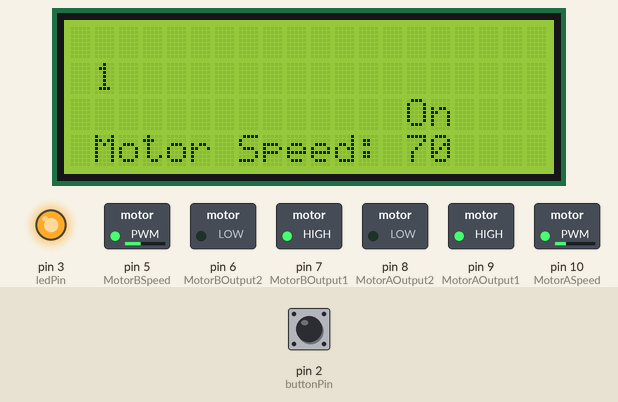
Recording of a sketch running on a simulated Arduino Uno, built with avr-gcc and run on an emulated ATmega328P. On the bench: 20×4 character LCD, switched loads named in the sketch (green lamp = pin HIGH), output pins drawn as LEDs (lit = HIGH). Inputs (shaded band) come from the test bench; at power-on: pin 2 (buttonPin) HIGH.

Above: at 1.2 s.
1.3 s: pin 2 (buttonPin) pulled LOW for 0.15 s
At 2.1 s:
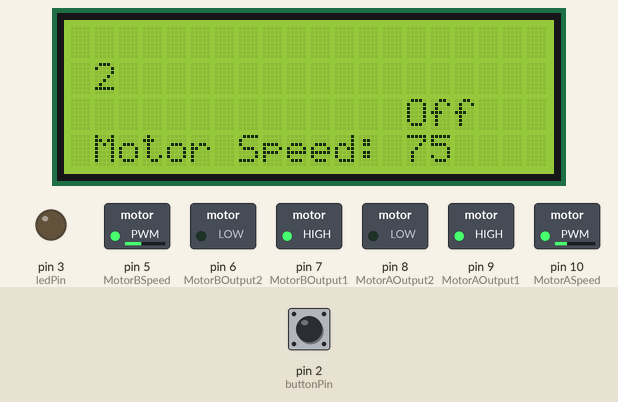
3.0 s: pin 2 (buttonPin) pulled LOW for 1 s
At 4.5 s:
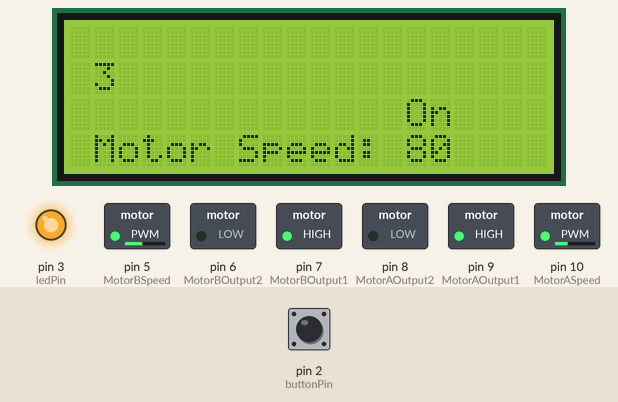
5.5 s: pin 2 (buttonPin) pulled LOW for 0.15 s
At 6.5 s:
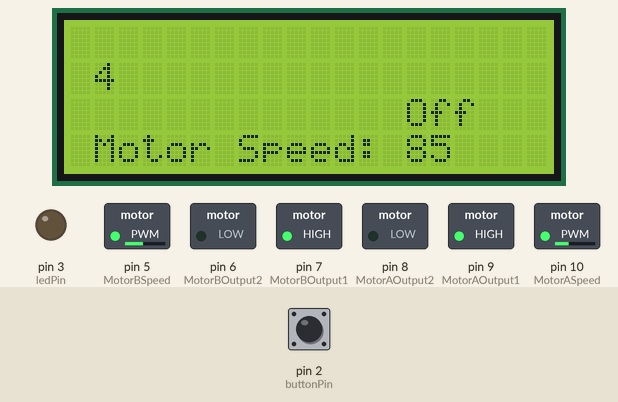
7.2 s: pin 2 (buttonPin) pulled LOW for 1 s
At 9.0 s:
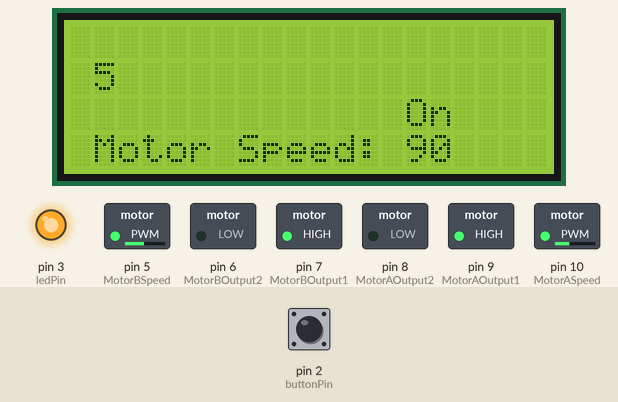
9.7 s: pin 2 (buttonPin) pulsed LOW 5 times (0.12 s each, 0.3 s apart)
At 12.0 s:
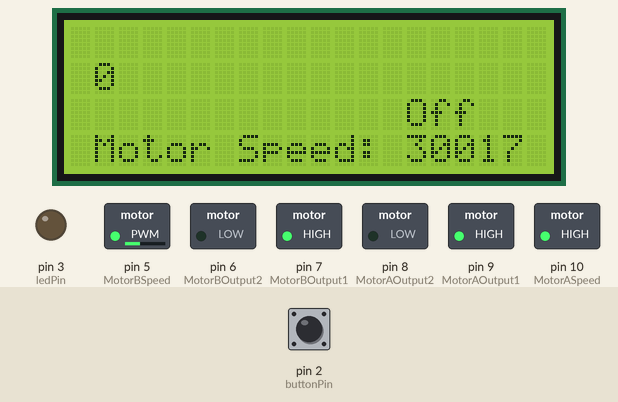
12.7 s: pin 2 (buttonPin) pulled LOW for 3.2 s
At 17.3 s:
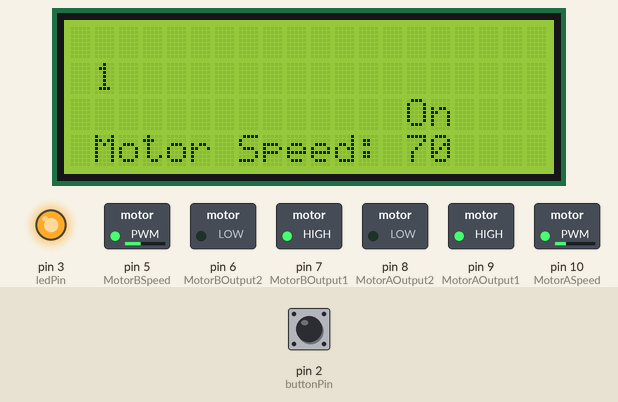
Timing chart, 0 to 18.4 s (numbered marks = the images above; inputs shaded):
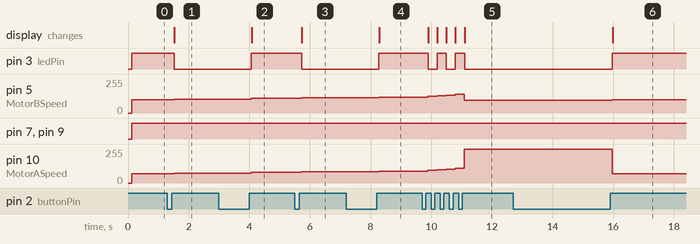

The sketch:

Motor-Button.ino
```cpp
#include <Wire.h>
#include <LiquidCrystal_I2C.h>

LiquidCrystal_I2C lcd(0x27, 2, 1, 0, 4, 5, 6, 7, 3, POSITIVE);  // Set the LCD I2C address

// connect motor controller pins to Arduino digital pins
// L298N Motor Drive Controller Board Module Dual H Bridge
//
// motor one
const int MotorASpeed = 10; // Motor A/1 enable pin also speed
const int MotorAOutput1 = 9;
const int MotorAOutput2 = 8;
// motor two
const int MotorBSpeed = 5; // Motor B/2 enable pin also speed
const int MotorBOutput1 = 7;
const int MotorBOutput2 = 6;

// Set motor Speeds
// 50=12.5s, 55=10.3s, 60=9s, 65=8s, 70=7.2s, 75=6.5s, 80=6.1, 85=5.9s, 90=5.7
int MotorSpeedTable[] = {70,75,80,85,90,95,100,105,110};

const int buttonPin = 2;
const int ledPin = 3;

// Variables will change:
int ButtonPushCount = 0;
int ledState = LOW;
int buttonState;
int lastButtonState = HIGH;

unsigned long lastDebounceTime = 0;
unsigned long debounceDelay = 50;

void setup()
{
  lcd.begin(20,4);
  lcd.setCursor(3,0);
  lcd.print("Auto-Annealer");
  lcd.setCursor(8,1);
  lcd.print("****");
  lcd.setCursor(3,2);
  lcd.print("LED State: On");
  lcd.setCursor(8,3);
  lcd.print("****");

// set all the motor control pins to outputs
  pinMode(MotorASpeed, OUTPUT);
  pinMode(MotorBSpeed, OUTPUT);
  pinMode(MotorAOutput1, OUTPUT);
  pinMode(MotorAOutput2, OUTPUT);
  pinMode(MotorBOutput1, OUTPUT);
  pinMode(MotorBOutput2, OUTPUT);

  pinMode(buttonPin, INPUT);
  pinMode(ledPin, OUTPUT);

  // set initial LED state
  digitalWrite(ledPin, ledState);

}
void SetMotorsOn(int MotorSpeed=60) {
 // turn on motor A
 digitalWrite(MotorAOutput1, HIGH);
 digitalWrite(MotorAOutput2, LOW);
 // set speed out of possible range 0~255
 analogWrite(MotorASpeed, MotorSpeed);
 // turn on motor B
 digitalWrite(MotorBOutput1, HIGH);
 digitalWrite(MotorBOutput2, LOW);
 // set speed out of possible range 0~255
 if (!MotorSpeed) {
  analogWrite(MotorBSpeed, 0);
 }
 else {
 analogWrite(MotorBSpeed, MotorSpeed + 29);
 }

}

 void SetMotorsOff()
 {
 // now turn off motors
 digitalWrite(MotorAOutput1, LOW);
 digitalWrite(MotorAOutput2, LOW);
 digitalWrite(MotorBOutput1, LOW);
 digitalWrite(MotorBOutput2, LOW);
 }


void LCD_Write_Line(int LineNumber, int StartPosition, String LineText) {
  //LineNumber always starts with 0
  // StartPosition always starts with 0
  //lcd.begin(20,4);
  lcd.setCursor(StartPosition,LineNumber);
  lcd.print(LineText);

}

void loop()
{
  // read the state of the switch into a local variable:
  int reading = digitalRead(buttonPin);

  if (reading != lastButtonState) {
    // reset the debouncing timer
    lastDebounceTime = millis();
  }

  if ((millis() - lastDebounceTime) > debounceDelay) {

    // if the button state has changed:
    if (reading != buttonState) {
      buttonState = reading;

      // only toggle the LED if the new button state is HIGH
      if (buttonState == HIGH) {
        ledState = !ledState;
        String MotorPower = "Motor Speed: ";
        MotorPower += MotorSpeedTable[ButtonPushCount];
        lcd.clear();
        LCD_Write_Line(3,1, MotorPower);
        SetMotorsOn(MotorSpeedTable[ButtonPushCount]);

        if (ButtonPushCount == 9)
        {
          ButtonPushCount = 0;
        }
        else
        {
          ButtonPushCount ++;
        }

        String tmpStr = String(ButtonPushCount);
        LCD_Write_Line(1,1, tmpStr);
      }
    }
  }

  // set the LED:
  digitalWrite(ledPin, ledState);
  lastButtonState = reading;

  if (ledState == HIGH) {
    LCD_Write_Line(2,14,"On ");
    //SetMotorsOn(MotorSpeed);
    //LCD_Write_Line(3,8,"Motor RPM: " + MotorSpeed);
    //MotorSpeed = MotorSpeed + 5;
  }
  if (ledState != HIGH) {
    LCD_Write_Line(2,14,"Off");
    //SetMotorsOff();
  }


}
```

Measured:
- after the input at 1.3 s, pin 3 (ledPin): HIGH → LOW after 0.22 s; pin 5 (MotorBSpeed): 99/255 → 104/255 after 0.22 s; pin 10 (MotorASpeed): 70/255 → 75/255 after 0.22 s; the display: changes after 0.23 s (image 1)
- after the input at 3.0 s, pin 3 (ledPin): LOW → HIGH after 1.1 s; pin 5 (MotorBSpeed): 104/255 → 109/255 after 1.1 s; pin 10 (MotorASpeed): 75/255 → 80/255 after 1.1 s; the display: changes after 1.1 s (image 2)
- after the input at 5.5 s, pin 3 (ledPin): HIGH → LOW after 0.23 s; pin 5 (MotorBSpeed): 109/255 → 114/255 after 0.22 s; pin 10 (MotorASpeed): 80/255 → 85/255 after 0.22 s; the display: changes after 0.23 s (image 3)
- after the input at 7.2 s, pin 3 (ledPin): LOW → HIGH after 1.1 s; pin 5 (MotorBSpeed): 114/255 → 119/255 after 1.1 s; pin 10 (MotorASpeed): 85/255 → 90/255 after 1.1 s; the display: changes after 1.1 s (image 4)
- after the input at 9.7 s, pin 3 (ledPin): alternates HIGH for 0.30 s and LOW for 0.30 s, 5 changes in all, then stays LOW, starting after 0.19 s; pin 5 (MotorBSpeed): 119/255 → 124/255 after 0.19 s, → 129/255 0.30 s later, → 134/255 0.30 s later, → 139/255 0.30 s later, … (5 changes in this stretch)
- after the input at 12.7 s, pin 3 (ledPin): LOW → HIGH after 3.3 s; pin 5 (MotorBSpeed): 94/255 → 99/255 after 3.3 s; pin 10 (MotorASpeed): 255/255 → 70/255 after 3.3 s; the display: changes after 3.3 s (image 6)
